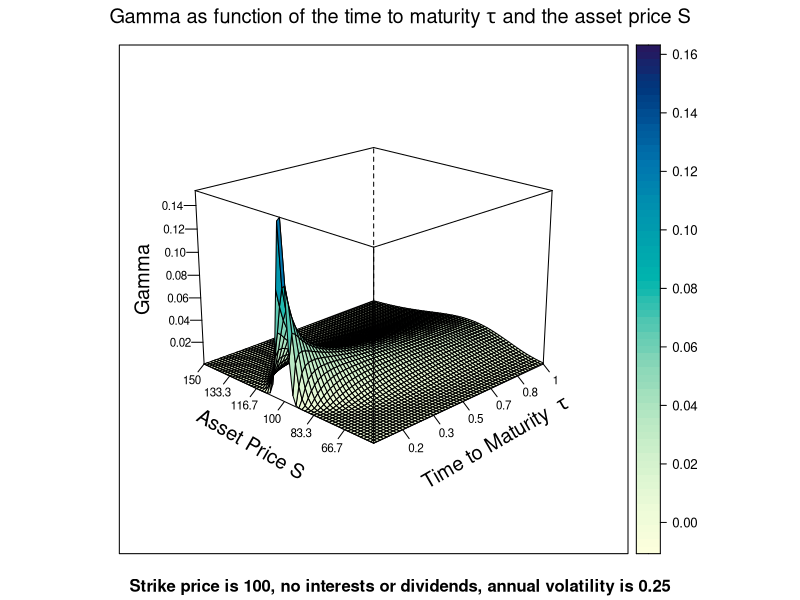

Write the R code that produced this figure.

# clear variables and close windows
rm(list = ls(all = TRUE))
graphics.off()

# install and load packages
libraries = c("lattice")
lapply(libraries, function(x) if (!(x %in% installed.packages())) {
install.packages(x)
})
lapply(libraries, library, quietly = TRUE, character.only = TRUE)

# parameter settings
S_min   = 50          # lower bound of Asset Price
S_max   = 150         # upper bound of Asset Price 
tau_min = 0.01        # lower bound of Time to Maturity
tau_max = 1           # upper bound of Time to Maturity
K       = 100         # exercise price
r       = 0           # riskfree interest rate                  
sig     = 0.25        # volatility               
d       = 0           # dividend rate                  
b       = r - d       # cost of carry       
steps   = 60          # steps 

tau     = seq(tau_min, tau_max, by = (tau_max - tau_min)/(steps - 1))
S       = seq(S_max, S_min, by = -(S_max - S_min)/(steps - 1))

# function to calculate gamma
gamma = function(tau, S, K, r, d, sig) {
    d1 = (log(S/K) + (r - d + sig^2/2) * tau) / (sig * sqrt(tau))
    return(dnorm(d1)/(S * (sig * sqrt(tau))))
}

mesh = outer(tau, sort(S), gamma, K = K, r = r, d = d, sig = sig)

# plot options
title_main = expression(paste("Gamma as function of the time to maturity ", 
                              tau, " and the asset price S"))
title_sub  = "Strike price is 100, no interests or dividends, annual volatility is 0.25"
scales_l   = list(arrows = FALSE, col = "black", distance = 1, tick.number = 8, cex = 0.7,
                  x = list(labels = round(seq(tau_min, tau_max, length = 7), 1)), 
                  y = list(labels = round(seq(S_min, S_max, length = 7), 1)))

# labels
lab_x = list(expression(paste("Time to Maturity  ", tau)), rot = 30, cex = 1.2)
lab_y = list("Asset Price S", rot = -30, cex = 1.2)
lab_z = list("Gamma", rot = 90, cex = 1.2)

# plot
wireframe(mesh, drape = TRUE, main = title_main, aspect = c(1, 0.75), 
          sub = title_sub, scales = scales_l, xlab = lab_x, ylab = lab_y, 
          zlab = lab_z, screen = list(z = 45, x = -70))
